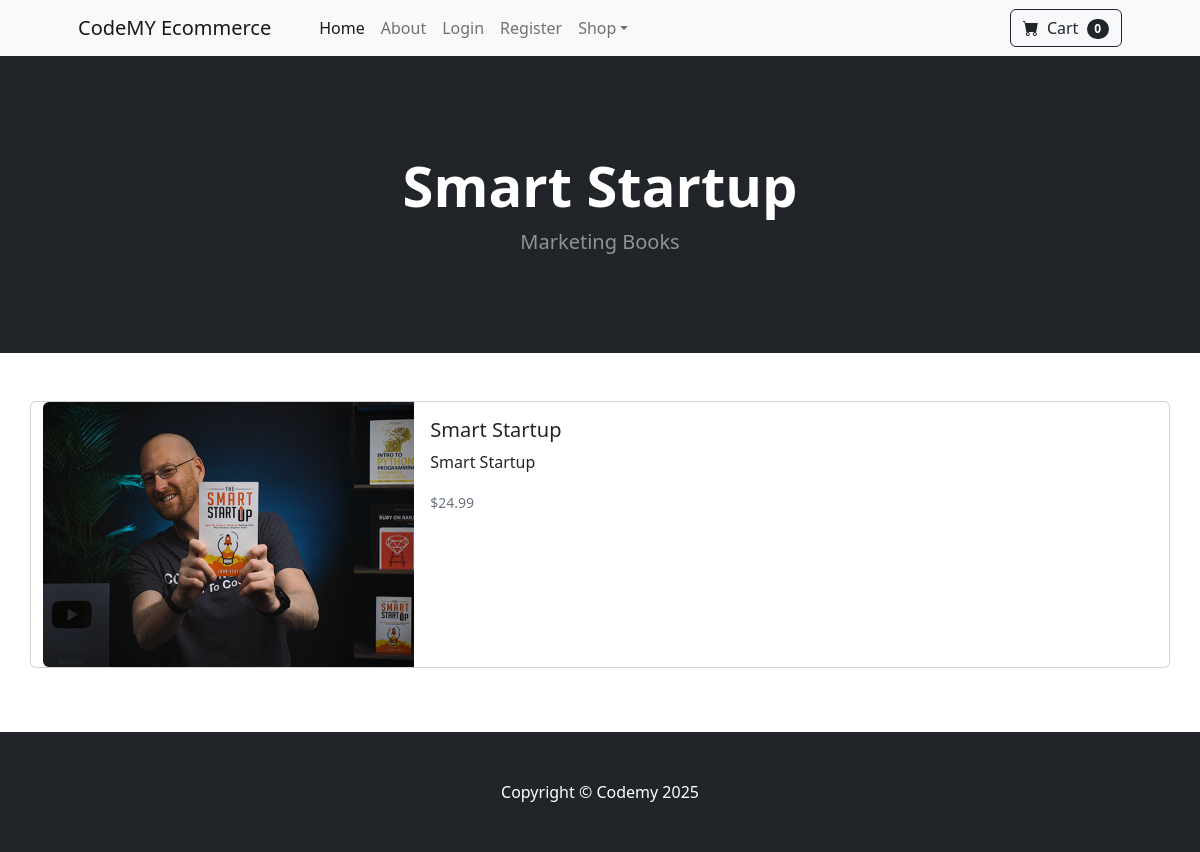
Page /product/9 on the committed database.
### store/models.py (models this page shows, shortened)
class Product(models.Model):
    name = models.CharField(max_length=100)
    price = models.DecimalField(default=0, decimal_places=2, max_digits=6)
    category = models.ForeignKey(Category, on_delete=models.CASCADE, default=1)
    description = models.CharField(max_length=250, default='', blank=True, null=True)
    image = models.ImageField(upload_to='uploads/product')
    is_sale = models.BooleanField(default=False)
    sale_price = models.DecimalField(default=0,decimal_places=2,max_digits=6)

class Category(models.Model):
    name = models.CharField(max_length=50)
    def __str__(self):
        return self.name
    class Meta:
        verbose_name_plural = 'categories'

### store/views.py (the view)
# urls.py: path("product/<int:pk>", views.product, name='product'),
def product(request,pk):
    product=Product.objects.get(id=pk)
    return render(request, 'product.html', {'product': product})

### store/context_processors.py (called while the page is built)
def categories(request):
    categories = Category.objects.all()
    for category in categories:
        category.slug = category.name.replace(' ','-')  # Converts spaces to hyphens
    return {'categories': categories}

### store/templates/product.html
{% extends 'base.html' %}
{% block content %}
<header class="bg-dark py-5">
    <div class="container px-4 px-lg-5 my-5">
        <div class="text-center text-white">
            <h1 class="display-4 fw-bolder">{{product.name}}</h1>
            <p class="lead fw-normal text-white-50 mb-0">{{product.category}}</p>
        </div>
    </div>
</header>
<section class="py-5">
    <div class="container">
        <div class="row">
            <div class="card mb-3">
                <div class="row g-0">
                    <div class="col-md-4">
                        <img src="{{product.image.url}}" class="img-fluid rounded-start" alt="...">
                    </div>
                    <div class="col-md-8">
                        <div class="card-body">
                            <h5 class="card-title">{{product.name}}</h5>
                            <p class="card-text">{{product.description}}</p>
                            <p class="card-text">
                                <small class="text-muted">
                                    {% if product.is_sale %}
                                    <strike>${{product.price}}</strike><br>
                                    ${{product.sale_price}}
                                    {% else %}
                                    ${{product.price}}
                                    {% endif %}
                                </small>
                            </p>
                        </div>
                    </div>
                </div>
            </div>
        </div>
    </div>
</section>
{% endblock %}

### rows in the picture
Product: name "Smart Startup", category "Marketing Books", image (picture), description "Smart Startup", price "24.99"
